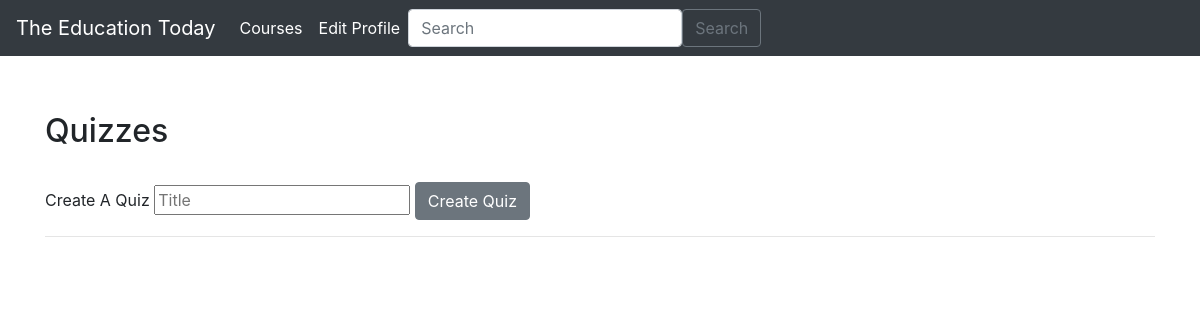
The page /teachers/quiz_list/2/ on the database as committed earlier.
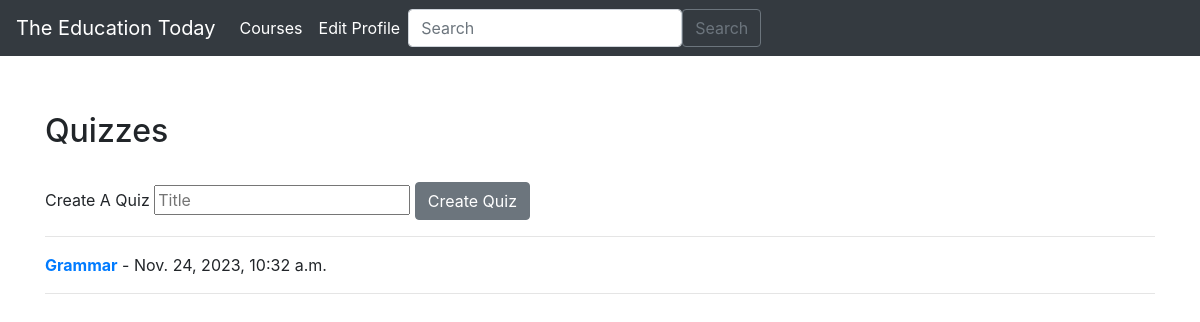
The same page on the database as committed later.
### teachers/models.py (models this page shows, shortened)
class Quiz(models.Model):
    id = models.AutoField(primary_key=True)
    course = models.ForeignKey(Course, on_delete=models.CASCADE, null=True, default=1)
    title = models.CharField(max_length=255)
    author = models.ForeignKey(User, on_delete=models.CASCADE)
    date_added = models.DateTimeField(auto_now_add=True)
    weight = models.IntegerField(default=100)

### teachers/views.py (the view)
# urls.py: path("quiz_list/<int:course_id>/", views.quizList, name="quiz_list"),
def quizList(request, course_id):
    course = Course.objects.get(pk=course_id)
    quizzes = Quiz.objects.filter(course=course).order_by('-date_added')
    if request.method == 'POST':
        title = request.POST.get('title')
        Quiz.objects.create(title = title, author=request.user, course=course)
        return redirect(reverse('teachers:quiz_list', args=[course_id]))
    context = {'quizzes': quizzes, 'courses': courses}
    return render(request, "teachers/quiz_list.html", context)

### teachers/templates/teachers/quiz_list.html (shortened to what this page needs)
{% extends "teachers/base.html" %}
{% block content %}
<div class="container my-2">
    <br/>
    <div id="contentwrapper">
        <div id="content">
            <br/>
            <h2>Quizzes</h2>
            <br/>
            <div id="coursediv">
                <div class="form-wrapper">
                    <form action="" method="POST" enctype="multipart/form-data" >
                        <label for="message" class="textarea-label">Create A Quiz</label>
                        <input
                            type="text"
                            name="title"
                            id="subject"
                            placeholder="Title"
                            class="textarea-input"
                        />
                        <button class="btn btn-secondary">Create Quiz</button>
                    </form>
                </div>
            </div>
            <div id="posts-wrapper">
                <hr>
                {% for quiz in quizzes %}
                <div class="quizzes" data-class-id= "{{ quiz.id }}">
                    <strong><a href="{% url 'teachers:quizzes' quiz.id %}">{{ quiz.title }}</a></strong>
                    - {{ quiz.date_added }}
                </div>
                <hr>
                {% endfor %}
            </div>
        </div>
    </div>
</div>
{% endblock %}

Rows that differ between the two databases and show on the page:
added Quiz: title "Grammar", date_added "Nov. 24, 2023, 10:32 a.m."
